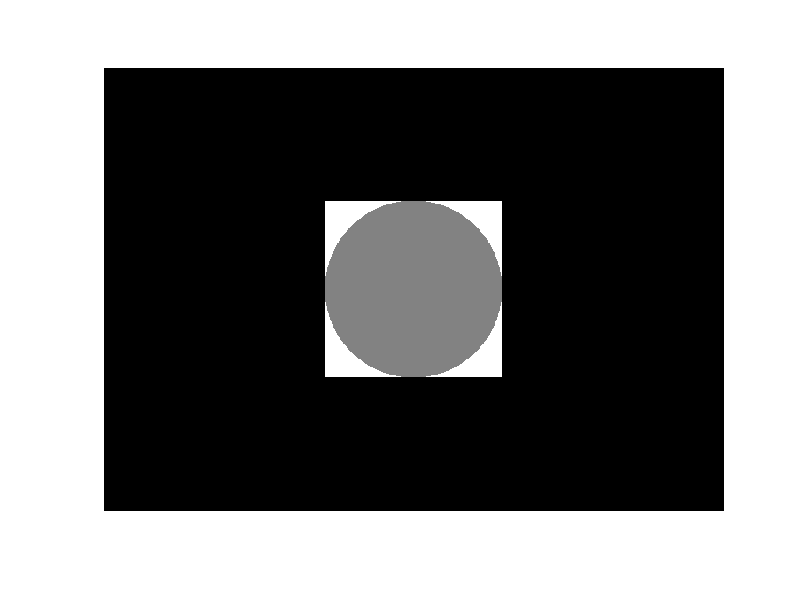

MATLAB code for this plot:

A = zeros(500, 700);
[R, C] = size(A);
B = zeros(R, C);

cx = 250;
cy = 350;
myRad = 100;

for i = 1:1:R
    for j = 1:1:C
        dist_e = sqrt((cx-i)^2 + (cy-j)^2);
        dist_4 = abs(cx - i) + abs(cy - j);
        dist_8 = max(abs(cx - i), abs(cy - j));

        if(dist_8 < myRad)
            B(i, j) = 255;
        end

        if(dist_e < myRad)
            B(i, j) = 128;
        end
    end
end

figure();
imshow(B, []);